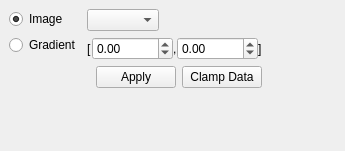
<?xml version="1.0" encoding="UTF-8"?>
<ui version="4.0">
 <class>NormDock</class>
 <widget class="QDockWidget" name="NormDock">
  <property name="geometry">
   <rect>
    <x>0</x>
    <y>0</y>
    <width>345</width>
    <height>151</height>
   </rect>
  </property>
  <property name="windowTitle">
   <string>Normalization</string>
  </property>
  <widget class="QWidget" name="dockWidgetContents">
   <layout class="QGridLayout" name="gridLayout">
    <item row="1" column="0" rowspan="2" colspan="2">
     <layout class="QVBoxLayout" name="verticalLayout_6">
      <item>
       <widget class="QRadioButton" name="normIButton">
        <property name="toolTip">
         <string>define data range of image</string>
        </property>
        <property name="text">
         <string>Image</string>
        </property>
        <property name="checked">
         <bool>true</bool>
        </property>
       </widget>
      </item>
      <item>
       <widget class="QRadioButton" name="normGButton">
        <property name="toolTip">
         <string>define data range of spectral gradient</string>
        </property>
        <property name="text">
         <string>Gradient</string>
        </property>
       </widget>
      </item>
      <item>
       <spacer name="verticalSpacer_4">
        <property name="orientation">
         <enum>Qt::Vertical</enum>
        </property>
        <property name="sizeType">
         <enum>QSizePolicy::Expanding</enum>
        </property>
        <property name="sizeHint" stdset="0">
         <size>
          <width>0</width>
          <height>0</height>
         </size>
        </property>
       </spacer>
      </item>
     </layout>
    </item>
    <item row="1" column="3" rowspan="2">
     <layout class="QGridLayout" name="gridLayout_2">
      <item row="0" column="2">
       <layout class="QHBoxLayout" name="horizontalLayout_7">
        <property name="spacing">
         <number>0</number>
        </property>
        <item>
         <widget class="QComboBox" name="normModeBox">
          <property name="toolTip">
           <string>source of data range</string>
          </property>
         </widget>
        </item>
        <item>
         <spacer name="horizontalSpacer_10">
          <property name="orientation">
           <enum>Qt::Horizontal</enum>
          </property>
          <property name="sizeHint" stdset="0">
           <size>
            <width>0</width>
            <height>20</height>
           </size>
          </property>
         </spacer>
        </item>
       </layout>
      </item>
      <item row="1" column="4">
       <spacer name="horizontalSpacer_7">
        <property name="orientation">
         <enum>Qt::Horizontal</enum>
        </property>
        <property name="sizeHint" stdset="0">
         <size>
          <width>0</width>
          <height>0</height>
         </size>
        </property>
       </spacer>
      </item>
      <item row="1" column="2">
       <layout class="QHBoxLayout" name="horizontalLayout_5">
        <property name="spacing">
         <number>0</number>
        </property>
        <item>
         <widget class="QLabel" name="label">
          <property name="sizePolicy">
           <sizepolicy hsizetype="Fixed" vsizetype="Preferred">
            <horstretch>0</horstretch>
            <verstretch>0</verstretch>
           </sizepolicy>
          </property>
          <property name="text">
           <string>[</string>
          </property>
         </widget>
        </item>
        <item>
         <widget class="QDoubleSpinBox" name="normMinBox">
          <property name="toolTip">
           <string>lower bound</string>
          </property>
          <property name="minimum">
           <double>-65536.000000000000000</double>
          </property>
          <property name="maximum">
           <double>65536.000000000000000</double>
          </property>
         </widget>
        </item>
        <item>
         <widget class="QLabel" name="label_3">
          <property name="sizePolicy">
           <sizepolicy hsizetype="Fixed" vsizetype="Preferred">
            <horstretch>0</horstretch>
            <verstretch>0</verstretch>
           </sizepolicy>
          </property>
          <property name="text">
           <string>,</string>
          </property>
         </widget>
        </item>
        <item>
         <widget class="QDoubleSpinBox" name="normMaxBox">
          <property name="toolTip">
           <string>upper bound</string>
          </property>
          <property name="minimum">
           <double>-65536.000000000000000</double>
          </property>
          <property name="maximum">
           <double>65536.000000000000000</double>
          </property>
         </widget>
        </item>
        <item>
         <widget class="QLabel" name="label_2">
          <property name="sizePolicy">
           <sizepolicy hsizetype="Fixed" vsizetype="Preferred">
            <horstretch>0</horstretch>
            <verstretch>0</verstretch>
           </sizepolicy>
          </property>
          <property name="text">
           <string>]</string>
          </property>
         </widget>
        </item>
       </layout>
      </item>
      <item row="8" column="2">
       <spacer name="verticalSpacer_3">
        <property name="orientation">
         <enum>Qt::Vertical</enum>
        </property>
        <property name="sizeHint" stdset="0">
         <size>
          <width>0</width>
          <height>0</height>
         </size>
        </property>
       </spacer>
      </item>
      <item row="4" column="2">
       <layout class="QHBoxLayout" name="horizontalLayout">
        <item>
         <spacer name="horizontalSpacer">
          <property name="orientation">
           <enum>Qt::Horizontal</enum>
          </property>
          <property name="sizeHint" stdset="0">
           <size>
            <width>0</width>
            <height>0</height>
           </size>
          </property>
         </spacer>
        </item>
        <item>
         <widget class="QPushButton" name="normApplyButton">
          <property name="toolTip">
           <string>use given range for display</string>
          </property>
          <property name="text">
           <string>Apply</string>
          </property>
          <property name="icon">
           <iconset theme="dialog-apply"/>
          </property>
         </widget>
        </item>
        <item>
         <widget class="QPushButton" name="normClampButton">
          <property name="enabled">
           <bool>true</bool>
          </property>
          <property name="toolTip">
           <string>enforce given range</string>
          </property>
          <property name="text">
           <string>Clamp Data</string>
          </property>
         </widget>
        </item>
       </layout>
      </item>
     </layout>
    </item>
   </layout>
  </widget>
 </widget>
 <resources/>
 <connections/>
</ui>
